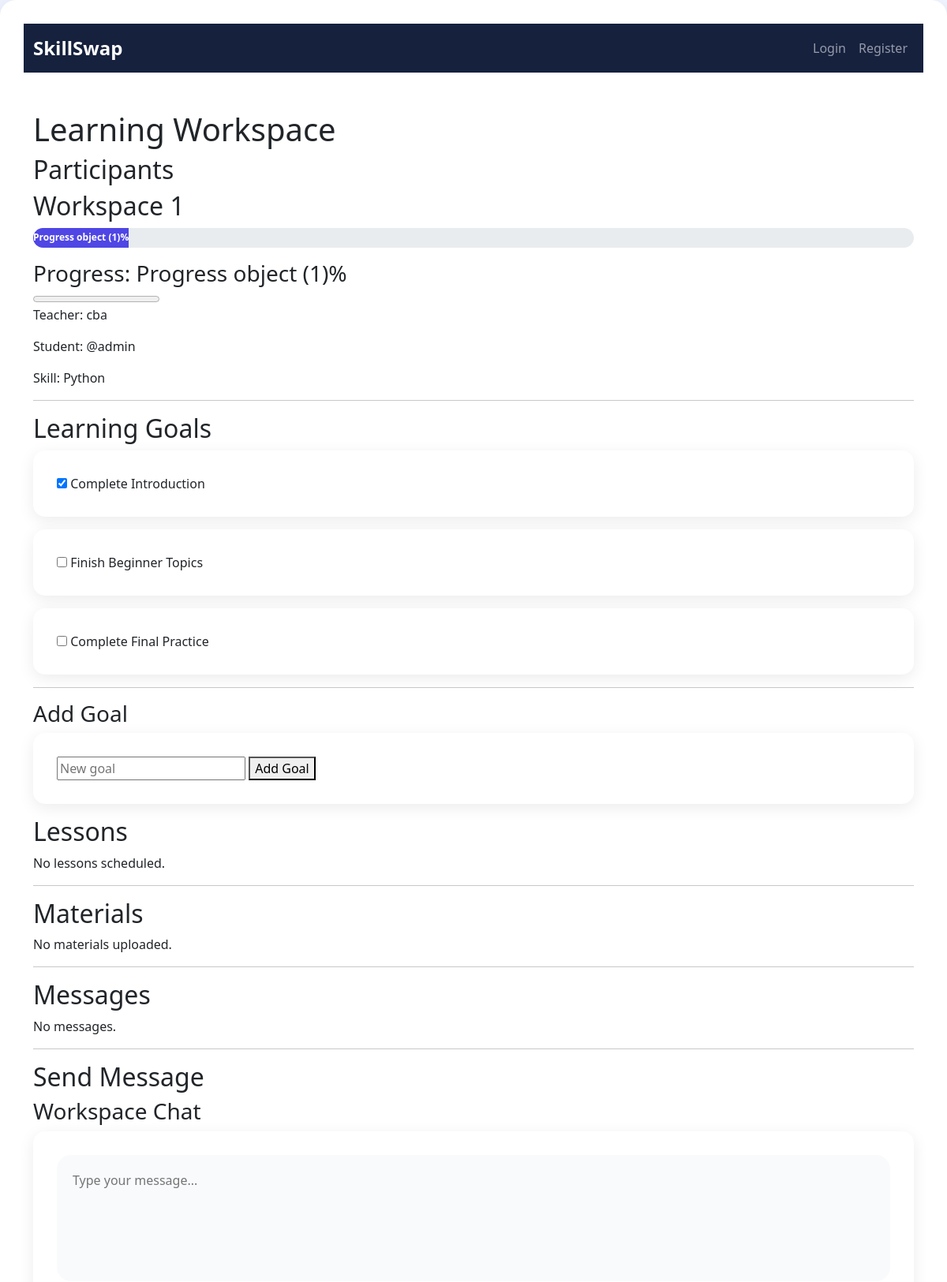
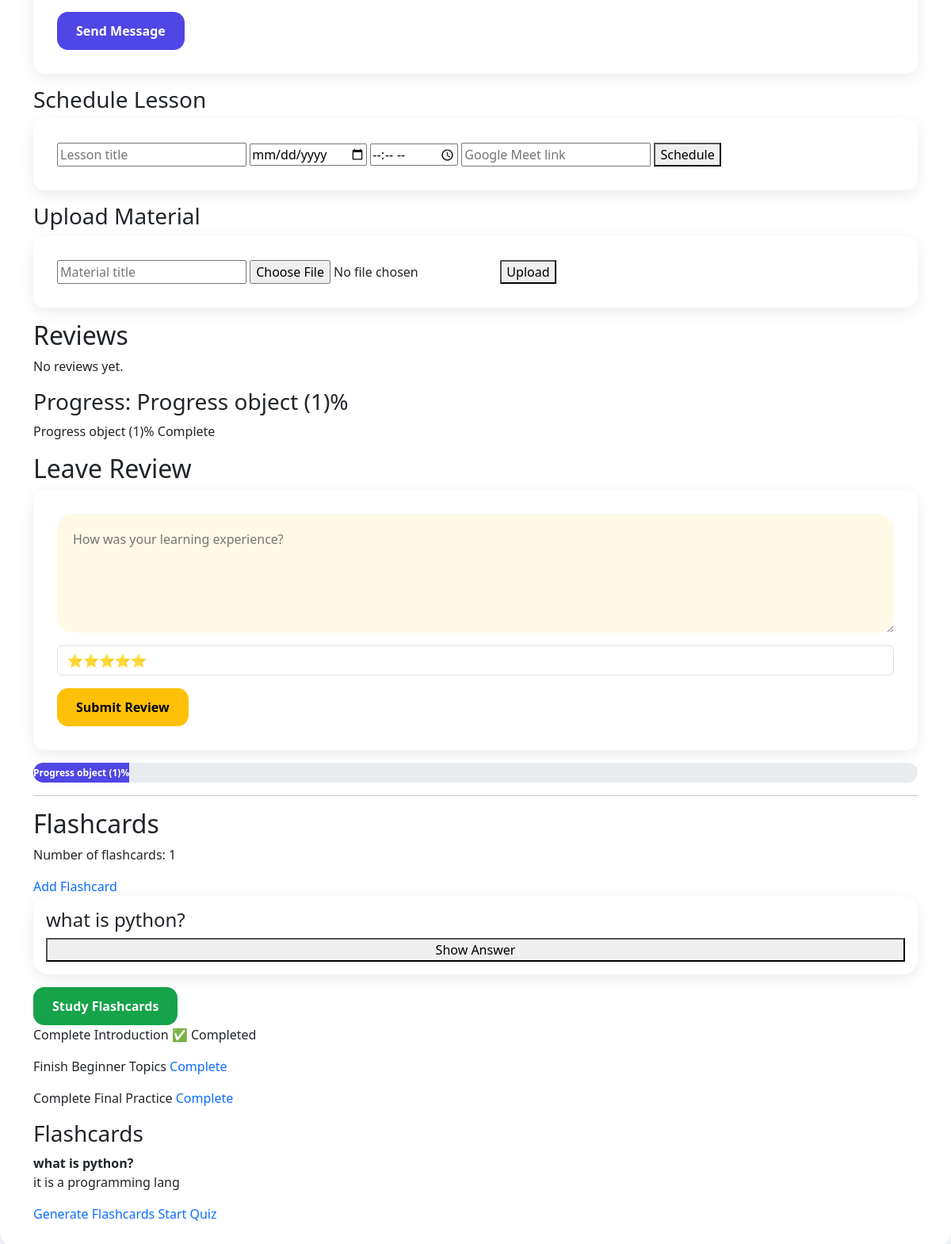
Screenshot of /workspace/1/ with the database file from the repository (2 pictures, top to bottom).
### workspace/models.py (models this page shows, shortened)
class Workspace(models.Model):
    swap_request = models.OneToOneField(
        SwapRequest,
        on_delete=models.CASCADE
    )
    created_at = models.DateTimeField(
        auto_now_add=True
    )
    def __str__(self):
        return f"Workspace {self.id}"

class Progress(models.Model):
    workspace = models.OneToOneField(
        Workspace,
        on_delete=models.CASCADE
    )
    lessons_completed = models.IntegerField(
        default=0
    )
    goals_completed = models.IntegerField(
        default=0
    )
    total_points = models.IntegerField(
        default=0
    )

class Goal(models.Model):
    workspace = models.ForeignKey(
        Workspace,
        on_delete=models.CASCADE
    )
    title = models.CharField(
        max_length=200
    )
    completed = models.BooleanField(
        default=False
    )

class Flashcard(models.Model):
    workspace = models.ForeignKey(
        Workspace,
        on_delete=models.CASCADE
    )
    question = models.CharField(
        max_length=255
    )
    answer = models.TextField()

### swaps/models.py (models this page shows, shortened)
class SwapRequest(models.Model):
    PENDING = 'pending'
    ACCEPTED = 'accepted'
    REJECTED = 'rejected'
    STATUS_CHOICES = [
        (PENDING, 'Pending'),
        (ACCEPTED, 'Accepted'),
        (REJECTED, 'Rejected'),
    ]
    sender = models.ForeignKey(
        settings.AUTH_USER_MODEL,
        on_delete=models.CASCADE,
        related_name='sent_requests'
    )
    receiver = models.ForeignKey(
        settings.AUTH_USER_MODEL,
        on_delete=models.CASCADE,
        related_name='received_requests'
    )
    skill = models.ForeignKey(
        Skill,
        on_delete=models.CASCADE
    )
    status = models.CharField(
        max_length=20,
        choices=STATUS_CHOICES,
        default=PENDING
    )
    created_at = models.DateTimeField(auto_now_add=True)

### accounts/models.py (models this page shows, shortened)
class User(AbstractUser):
    bio = models.TextField(blank=True)
    profile_picture = models.ImageField(
        upload_to='profile_pictures/',
        blank=True,
        null=True
    )
    location = models.CharField(
        max_length=100,
        blank=True
    )

### skills/models.py (models this page shows, shortened)
class Skill(models.Model):
    CATEGORY_CHOICES = [
        ('Programming', 'Programming'),
        ('Math', 'Math'),
        ('Science', 'Science'),
        ('Language', 'Language'),
        ('Business', 'Business'),
        ('Design', 'Design'),
    ]
    name = models.CharField(
        max_length=100
    )
    category = models.CharField(
        max_length=50,
        choices=CATEGORY_CHOICES,
        default='Programming'
    )

### workspace/views.py (the view)
def workspace_detail(request, workspace_id):
    workspace = get_object_or_404(
        Workspace,
        id=workspace_id
    )
    flashcards = Flashcard.objects.filter(
        workspace=workspace
    )
    review_form = ReviewForm()
    if request.method == 'POST':
        form = MessageForm(request.POST)
        if form.is_valid():
            message = form.save(commit=False)
            message.workspace = workspace
            message.sender = request.user
            message.save()
    else:
        form = MessageForm()
    lessons = Lesson.objects.filter(
        workspace=workspace
    )
    goals = Goal.objects.filter(
        workspace=workspace
    )
    total_goals = goals.count()
    completed_goals = goals.filter(
        completed=True
    ).count()
    if total_goals > 0:
        progress = int(
            (completed_goals / total_goals) * 100
        )
    else:
        progress = 0
    materials = Material.objects.filter(
        workspace=workspace
    )
    messages = Message.objects.filter(
        workspace=workspace
    ).order_by('sent_at')
    reviews = Review.objects.filter(
        workspace=workspace
    )
    progress, created = Progress.objects.get_or_create(
        workspace=workspace
    )
    return render(
        request,
        'workspace/detail.html',
        {
            'workspace': workspace,
            'lessons': lessons,
            'goals': goals,
            'materials': materials,
            'messages': messages,
            'form': form,
            'reviews': reviews,
            'progress': progress,
            'review_form': review_form,
            'flashcards': flashcards,
        }
    )

### workspace/forms.py
class MessageForm(forms.ModelForm):
    class Meta:
        model = Message
        fields = ['text']

class ReviewForm(forms.ModelForm):
    class Meta:
        model = Review
        fields = [
            'rating',
            'comment'
        ]

### templates/workspace/detail.html (shortened to what this page needs)
<div class="workspace-container">
{% extends 'base.html' %}
{% block content %}
<h1>Learning Workspace</h1>
<h2>Participants</h2>
<h2>{{ workspace }}</h2>
<div class="progress mb-3">
<div
class="progress-bar"
style="width: {{ progress }}%;">
{{ progress }}%
</div>
</div>
<h3>Progress: {{ progress }}%</h3>
<progress
    value="{{ progress }}"
    max="100">
</progress>
<p>
Teacher:
{{ workspace.swap_request.receiver.username }}
</p>
<p>
Student:
{{ workspace.swap_request.sender.username }}
</p>
<p>
Skill:
{{ workspace.swap_request.skill.name }}
</p>
<hr>
<h2>Learning Goals</h2>
{% for goal in goals %}
<form method="post"
      action="{% url 'toggle_goal' goal.id %}">
    <input
        type="checkbox"
        onchange="this.form.submit()"
        {% if goal.completed %}
        checked
        {% endif %}
    >
    {{ goal.title }}
</form>
{% endfor %}
<hr>
<h3>Add Goal</h3>
<form method="POST"
      action="{% url 'add_goal' workspace.id %}">
    <input
        type="text"
        name="title"
        placeholder="New goal"
    >
    <button type="submit">
        Add Goal
    </button>
</form>
<h2>Lessons</h2>
{% for lesson in lessons %}
<p>
{{ lesson.title }}
-
{{ lesson.scheduled_date }}
-
{{ lesson.scheduled_time }}
</p>
{% empty %}
<p>No lessons scheduled.</p>
{% endfor %}
<hr>
<h2>Materials</h2>
{% for material in materials %}
<p>
<a href="{{ material.file.url }}">
{{ material.title }}
</a>
</p>
{% empty %}
<p>No materials uploaded.</p>
{% endfor %}
<hr>
<h2>Messages</h2>
{% for message in messages %}
<p>
<strong>{{ message.sender.username }}</strong>:
{{ message.text }}
</p>
{% empty %}
<p>No messages.</p>
{% endfor %}
<hr>
<h2>Send Message</h2>
<div class="glass-card">
<h3>Workspace Chat</h3>
<form method="post">
<textarea
name="content"
class="chat-box"
placeholder="Type your message...">
</textarea>
<button
type="submit"
class="btn btn-primary mt-3">
Send Message
</button>
</form>
</div>
<h3>Schedule Lesson</h3>
<form method="POST"
      action="{% url 'add_lesson' workspace.id %}">
    <input
        type="text"
        name="title"
        placeholder="Lesson title"
    >
    <input
        type="date"
        name="scheduled_date"
    >
    <input
        type="time"
        name="scheduled_time"
    >
    <input
        type="url"
        name="meeting_link"
        placeholder="Google Meet link"
    >
    <button type="submit">
        Schedule
    </button>
</form>
<h3>Upload Material</h3>
<form method="POST"
      enctype="multipart/form-data"
      action="{% url 'add_material' workspace.id %}">
    <input
        type="text"
        name="title"
        placeholder="Material title"
    >
    <input
        type="file"
        name="file"
    >
    <button type="submit">
        Upload
    </button>
</form>
<h2>Reviews</h2>
{% for review in reviews %}
<p>
⭐ {{ review.rating }}/5
</p>
<p>
{{ review.comment }}
</p>
<hr>
{% empty %}
<p>No reviews yet.</p>
{% endfor %}
<h3>
Progress: {{ progress }}%
</h3>
<p>{{ progress }}% Complete</p>
<h2>Leave Review</h2>
<form method="post">
<textarea
name="comment"
class="review-box"
placeholder="How was your learning experience?">
</textarea>
<select
name="rating"
class="form-control mt-3">
<option value="5">⭐⭐⭐⭐⭐</option>
</select>
<button
class="btn btn-warning mt-3">
Submit Review
</button>
</form>
<div class="progress mb-3">
<div
class="progress-bar"
style="width: {{ progress }}%;">
{{ progress }}%
</div>
</div>
<hr>
<h2>Flashcards</h2>
<p>Number of flashcards: {{ flashcards.count }}</p>
<a href="{% url 'add_flashcard' workspace.id %}">
    Add Flashcard
</a>
{% for flashcard in flashcards %}
<div class="card p-3 mb-3">
    <h4>{{ flashcard.question }}</h4>
    <button
        onclick="toggleAnswer('{{ flashcard.id }}')">
        Show Answer
    </button>
</div>
{% empty %}
<p>No flashcards yet.</p>
{% endfor %}
<a
href="{% url 'study_flashcards' workspace.id %}"
class="btn btn-success">
Study Flashcards
</a>
{% for goal in goals %}
<p>
{{ goal.title }}
{% if not goal.completed %}
<a href="{% url 'complete_goal' goal.id %}">
    Complete
</a>
{% else %}
✅ Completed
{% endif %}
</p>
{% endfor %}
<h3>Flashcards</h3>
{% for card in flashcards %}
<div>
    <strong>
        {{ card.question }}
    </strong>
    <p>
        {{ card.answer }}
    </p>
</div>
{% empty %}
<p>No flashcards yet.</p>
{% endfor %}
<a href="{% url 'generate_flashcards' workspace.id %}">
    Generate Flashcards
</a>
<a href="{% url 'flashcard_quiz' workspace.id %}">
    Start Quiz
</a>
{% endblock %}

### static/css/style.css (style rules this page uses)
body { background: #f5f7fb; font-family: 'Segoe UI', sans-serif; }
.card { border: none; border-radius: 15px; box-shadow: 0 5px 20px rgba(0, 0, 0, .08); }
.btn-success { border-radius: 10px; }
.btn-primary { border-radius: 10px; }
.progress { height: 25px; border-radius: 20px; }
.progress-bar { background: #4f46e5; font-weight: bold; }
a { text-decoration: none; }
form { background: white; padding: 30px; border-radius: 15px; box-shadow: 0 5px 20px rgba(0, 0, 0, .08); }
.workspace-container { background: white; padding: 30px; border-radius: 20px; box-shadow: 0 5px 25px rgba(0, 0, 0, .08); }
.btn { transition: .3s; font-weight: 600; }
.btn-success { background: #16a34a; }
.btn-primary { background: #4f46e5; }
.btn { transition: all .3s ease; }
.review-box { width: 100%; height: 150px; padding: 20px; border-radius: 20px; border: none; background: #fff9e6; font-size: 16px; }
.card { border: none; border-radius: 20px; overflow: hidden; transition: .3s; }
.btn { border: none; border-radius: 14px; padding: 12px 24px; font-weight: 600; transition: .35s ease; position: relative; overflow: hidden; }
.btn::before { content: ''; position: absolute; top: 0; left: -100%; width: 100%; height: 100%; background: rgba(255, 255, 255, .2); transition: .4s; }
.chat-box { width: 100%; height: 160px; padding: 20px; border-radius: 18px; border: none; background: #f8fafc; font-size: 16px; resize: none; transition: .3s; }
body { background: linear-gradient( 135deg, #eef2ff, #f8fafc); }

### rows the page displays
Workspace: id "Workspace 1", swap_request.receiver.username "cba", swap_request.sender.username "@admin", swap_request.skill.name "Python"
Progress: id "Progress object (1)"
Goal: completed "☑", title "Complete Introduction", shows "✅ Completed"
Goal: title "Finish Beginner Topics", shows "Complete"
Goal: title "Complete Final Practice"
Flashcard: question "what is python?", answer "it is a programming lang"

### other values shown
{{ flashcards.count }} "1"
